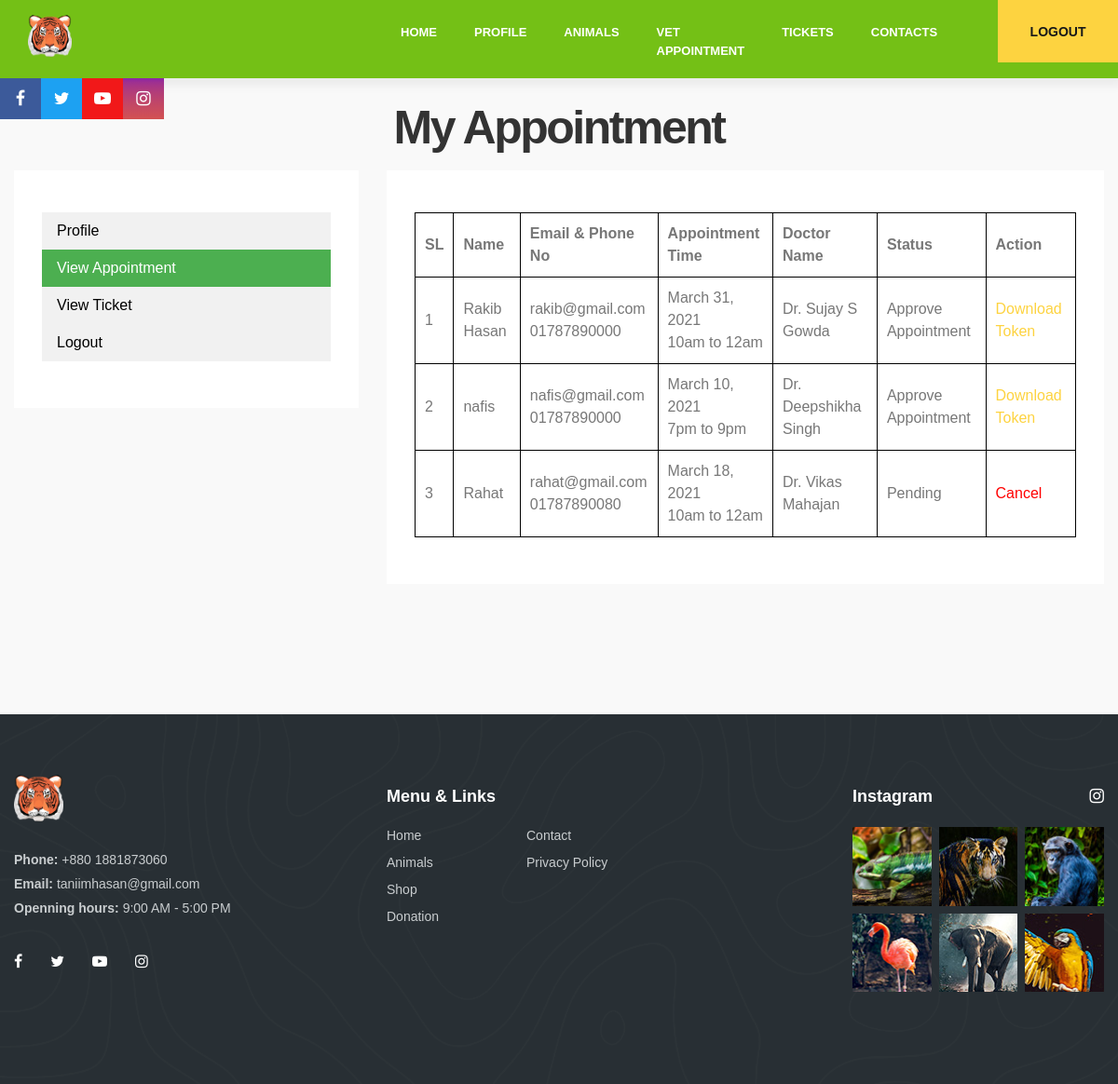
The page /view_appointment.php (signed in) on the database its author committed.
### tables this page shows
CREATE TABLE `appointments` (
  `app_id` int(11) NOT NULL,
  `user_id` int(11) NOT NULL,
  `owner_name` varchar(255) NOT NULL,
  `owner_phone` varchar(100) NOT NULL,
  `owner_email` varchar(100) NOT NULL,
  `pet_name` varchar(255) NOT NULL,
  `pet_age` varchar(100) NOT NULL,
  `pet_problem` text NOT NULL,
  `choose_date` date NOT NULL,
  `choose_time` varchar(100) NOT NULL,
  `choose_doctor` varchar(255) NOT NULL,
  `status` int(11) NOT NULL
);

### lib/Session.php (called while the page is built, shortened)
<?php
class Session{
    public static function get($key){
        if (isset($_SESSION[$key])) {
            return $_SESSION[$key];
        } else {
            return false;
        }
    }
}
?>

### lib/Database.php (called while the page is built, shortened)
<?php
Class Database{
    public $host   = DB_HOST;
    public $user   = DB_USER;
    public $pass   = DB_PASS;
    public $dbname = DB_NAME;
    public $link;
    private function connectDB(){
        $this->link = new mysqli($this->host, $this->user, $this->pass,
            $this->dbname);
    }
    public function select($query){
        $result = $this->link->query($query) or
        die($this->link->error.__LINE__);
        if($result->num_rows > 0){
            return $result;
        } else {
            return false;
        }
    }
}

### classes/Appointment.php (called while the page is built, shortened)
<?php
$filePath = realpath(dirname(__FILE__));
include_once ($filePath.'/../lib/Database.php');
include_once ($filePath.'/../lib/Session.php');
include_once ($filePath.'/../helpers/Format.php');
?>
<?php
class Appointment
{
    private $db;
    public function __construct()
    {
        $this->db = new Database();
    }
    public function getAllAppointment($user_id){
        $query = "SELECT * FROM appointments WHERE user_id = '$user_id' ORDER BY app_id ASC";
        $result = $this->db->select($query);
        return $result;
    }
}

### helpers/Format.php (called while the page is built, shortened)
<?php
class Format{
    public function formatDate($date){
        return date('F j, Y', strtotime($date));
    }
}
?>

### view_appointment.php (the view, shortened to what this page needs)
<?php include "inc/header.php" ?>
<?php
$app = new Appointment();
?>
        <main class="main">
            <section class="section checkout" style="padding-top: 100px;">
                <div class="container">
                    <h2 class="text-center">My Appointment</h2>
                    <div class="row">
                        <div class="col-12">
                                <div class="row">
                                    <div class="col-lg-5 col-xl-4">
                                        <div class="checkout__wrapper">
                                            <ul>
                                                <li><a href="profile.php">Profile</a></li>
                                                <li><a class="active" href="view_appointment.php">View Appointment</a></li>
                                                <li><a href="view_ticket.php">View Ticket</a></li>
                                                <li><a href="?action=logout">Logout</a></li>
                                            </ul>
                                        </div>
                                    </div>
                                    <div class="col-lg-7 col-xl-8">
                                        <div class="checkout__wrapper">
                                            <table class="table" id="example">
                                                <thead>
                                                <tr>
                                                    <th>SL</th>
                                                    <th>Name</th>
                                                    <th>Email & Phone No</th>
                                                    <th>Appointment Time</th>
                                                    <th>Doctor Name</th>
                                                    <th>Status</th>
                                                    <th>Action</th>
                                                </tr>
                                                </thead>
                                                <tbody>
                                                <?php
                                                $user_id = Session::get("cmrId");
                                                $getApp = $app->getAllAppointment($user_id);
                                                if ($getApp){
                                                    $i = 0;
                                                    while ($result = $getApp->fetch_assoc()){
                                                        $i++;
                                                        ?>
                                                        <tr class="odd gradeX">
                                                            <td><?php echo $i;?></td>
                                                            <td><?php echo $result['owner_name'];?></td>
                                                            <td><?php echo $result['owner_email'];?><br><?php echo $result['owner_phone'];?></td>
                                                            <td><?php echo $fm->formatDate($result['choose_date']);?><br><?php echo $result['choose_time'];?></td>
                                                            <td><?php echo $result['choose_doctor'];?></td>
                                                            <?php
                                                            if ($result['status'] == '1'){ ?>
                                                                <td>Approve Appointment</td>
                                                            <?php } else{ ?>
                                                                <td>Pending</td>
                                                            <?php } ?>
                                                            <?php
                                                            if ($result['status'] == '0'){ ?>
                                                                <td><a onclick="return confirm('Are You Sure To Delete?')" href="?delapp=<?php echo $result['app_id'];?>"><span style='color: red;'>Cancel</span></a></td>
                                                            <?php } else{ ?>
                                                                <td>
                                                                    <a href="token.php?appid=<?php echo $result['app_id'];?>">Download Token</a>
                                                                </td>
                                                            <?php } ?>
                                                        </tr>
                                                    <?php }} ?>
                                                </tbody>
                                            </table>
                                        </div>
                                    </div>
                                </div>
                        </div>
                    </div>
                </div>
            </section>
        </main>
<?php include "inc/footer.php" ?>

### inc/header.php (shortened to what this page needs)
<?php
include 'lib/Session.php';
include 'lib/Database.php';
include 'helpers/Format.php';
$fm = new Format();
?>
<!DOCTYPE html>
<html lang="en">
<head>
    <link rel="stylesheet" href="css/styles.min.css"/>
</head>
<body>
<div class="page-wrapper">
    <header class="header header-common">
        <div class="header__top" style="background: #74C016;">
            <div class="row align-items-center">
                <div class="col-6 col-lg-4"><a class="logo" href="index.php"><img class="logo__img" src="img/tigers.png" alt="logo"/></a></div>
                <div class="col-6 col-lg-8 d-flex justify-content-end">
                    <ul class="main-menu">
                        <li class="main-menu__item"><a class="main-menu__link main-menu__item--active" href="index.php"><span>Home</span></a></li>
                        <?php $login = Session::get("cusLogin");
                        if($login == true) {?>
                        <li class="main-menu__item"><a class="main-menu__link" href="profile.php"><span>Profile</span></a></li>
                        <?php } ?>
                        <li class="main-menu__item"><a class="main-menu__link" href="animals.php"><span>Animals</span></a></li>
                        <li class="main-menu__item"><a class="main-menu__link" href="appointment.php"><span>VET Appointment</span></a></li>
                        <li class="main-menu__item"><a class="main-menu__link" href="tickets.php"><span>Tickets</span></a></li>
                        <li class="main-menu__item"><a class="main-menu__link" href="contacts.php"><span>Contacts</span></a></li>
                    </ul>
                    <?php
                    $login = Session::get("cusLogin");
                    if($login == true){ ?>
                    <a class="header__button" href="?action=logout">Logout</a>
                    <?php } else{
                    ?>
                    <a class="header__button" href="login.php">Sign UP</a>
                    <?php } ?>
                </div>
            </div>
        </div>
        <div class="header__lower">
            <div class="row">
                <div class="col-auto d-flex align-items-center">
                    <ul class="header__socials">
                        <li><a class="item--facebook" href="#"><i class="fa fa-facebook" aria-hidden="true"></i></a></li>
                        <li><a class="item--twitter" href="#"><i class="fa fa-twitter" aria-hidden="true"></i></a></li>
                        <li><a class="item--youtube" href="#"><i class="fa fa-youtube-play" aria-hidden="true"></i></a></li>
                        <li><a class="item--instagram" href="#"><i class="fa fa-instagram" aria-hidden="true"></i></a></li>
                    </ul>
                </div>
            </div>
        </div>
    </header>

### inc/footer.php (shortened to what this page needs)
<footer class="footer"><img class="footer__bg img--bg" src="img/background__layout.png" alt="bg"/>
    <div class="container">
        <div class="row bottom-50">
            <div class="col-md-5 col-xl-4 text-center text-md-left"><a class="logo logo--footer" href="index.php"><img class="logo__img" src="img/tigers.png" alt="logo"/></a>
                <div class="footer__details">
                    <p><strong>Phone:</strong> <a href="tel:+880 1881873060">+880 1881873060</a> </p>
                    <p><strong>Email:</strong> <a href="mailto:taniimhasan@gmail.com">taniimhasan@gmail.com</a></p>
                    <p><strong>Openning hours:</strong> <span>9:00 AM - 5:00 PM</span></p>
                </div>
                <ul class="socials">
                    <li class="socials__item"><a class="socials__link" href="#"><i class="fa fa-facebook" aria-hidden="true"></i></a></li>
                    <li class="socials__item"><a class="socials__link" href="#"><i class="fa fa-twitter" aria-hidden="true"></i></a></li>
                    <li class="socials__item"><a class="socials__link" href="#"><i class="fa fa-youtube-play" aria-hidden="true"></i></a></li>
                    <li class="socials__item"><a class="socials__link" href="#"><i class="fa fa-instagram" aria-hidden="true"></i></a></li>
                </ul>
            </div>
            <div class="col-md-7 col-xl-5 d-none d-md-block">
                <h6 class="footer__title">Menu & Links</h6>
                <ul class="footer-menu">
                    <li class="footer-menu__item"><a class="footer-menu__link" href="#">Home</a></li>
                    <li class="footer-menu__item"><a class="footer-menu__link" href="#">Contact</a></li>
                    <li class="footer-menu__item"><a class="footer-menu__link" href="#">Animals</a></li>
                    <li class="footer-menu__item"><a class="footer-menu__link" href="#">Privacy Policy</a></li>
                    <li class="footer-menu__item"><a class="footer-menu__link" href="#">Shop</a></li>
                    <li class="footer-menu__item"><a class="footer-menu__link" href="#"> </a></li>
                    <li class="footer-menu__item"><a class="footer-menu__link" href="#">Donation</a></li>
                </ul>
            </div>
            <div class="col-lg-3 d-none d-xl-block">
                <h6 class="footer__title"><span>Instagram</span> <i class="fa fa-instagram" aria-hidden="true"></i>
                </h6>
                <div class="footer-instagram"><a class="footer-instagram__item" href="#">
                        <div class="footer-instagram__img"><img class="img--bg" src="img/f_ig-1.jpg" alt="ig"/></div></a><a class="footer-instagram__item" href="#">
                        <div class="footer-instagram__img"><img class="img--bg" src="img/f_ig-2.jpg" alt="ig"/></div></a><a class="footer-instagram__item" href="#">
                        <div class="footer-instagram__img"><img class="img--bg" src="img/f_ig-3.jpg" alt="ig"/></div></a><a class="footer-instagram__item" href="#">
                        <div class="footer-instagram__img"><img class="img--bg" src="img/f_ig-4.jpg" alt="ig"/></div></a><a class="footer-instagram__item" href="#">
                        <div class="footer-instagram__img"><img class="img--bg" src="img/f_ig-5.jpg" alt="ig"/></div></a><a class="footer-instagram__item" href="#">
                        <div class="footer-instagram__img"><img class="img--bg" src="img/f_ig-6.jpg" alt="ig"/></div></a></div>
            </div>
        </div>
    </div>
</footer>
</div>
</body>
</html>

### inc/header.php (style rules this page uses)
.main-menu__item .main-menu__link { color: #ffffff; }

### view_appointment.php (style rules this page uses)
.checkout__wrapper ul { list-style-type: none; margin: 0; padding: 0; width: 100%; background-color: #f1f1f1; }
.checkout__wrapper table, th, td { border: 1px solid #000000; padding: 10px; }
.checkout__wrapper li a { display: block; color: #000; padding: 8px 16px; text-decoration: none; }
.checkout__wrapper li a.active { background-color: #4CAF50; color: white; }

### rows shown on the page
appointments: owner_name "Rakib Hasan", owner_email "rakib@gmail.com", owner_phone "01787890000", choose_date "March 31, 2021", choose_time "10am to 12am", choose_doctor "Dr. Sujay S Gowda", status "Approve Appointment"
appointments: owner_name "nafis", owner_email "nafis@gmail.com", owner_phone "01787890000", choose_date "March 10, 2021", choose_time "7pm to 9pm", choose_doctor "Dr. Deepshikha Singh", status "Approve Appointment"
appointments: owner_name "Rahat", owner_email "rahat@gmail.com", owner_phone "01787890080", choose_date "March 18, 2021", choose_time "10am to 12am", choose_doctor "Dr. Vikas Mahajan", status "Pending"
